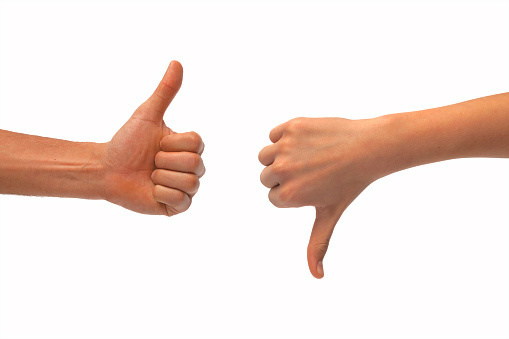
#> input picture CVND_Exercises/1_3_Types_of_Features_Image_Segmentation/images/thumbs_up_down.jpg, 509 x 339 px
$ jupyter execute --allow-errors '2. Contour detection and features.ipynb'   (shell and % lines are left out)   (older library calls are emulated)
#> lines starting #> are read from the running program, lines starting #| are printed output that depends on the picture; after the words box and inside, x2 and y2 are one past the last pixel; in counts of white or black regions, pixels touching at a corner belong together; long printed decimals are rounded
# Finding Contours

### Import resources and display image

[cell 1]
import numpy as np
import matplotlib.pyplot as plt
import cv2


# Read in the image
image = cv2.imread('images/thumbs_up_down.jpg')
#> image is the input picture: shape (339, 509, 3); mean B, G, R 221.7, 227.3, 242.6

# Change color to RGB (from BGR)
image = cv2.cvtColor(image, cv2.COLOR_BGR2RGB)

plt.imshow(image)

### Produce a binary image for finding contours

[cell 2]
# Convert to grayscale
gray = cv2.cvtColor(image,cv2.COLOR_RGB2GRAY)
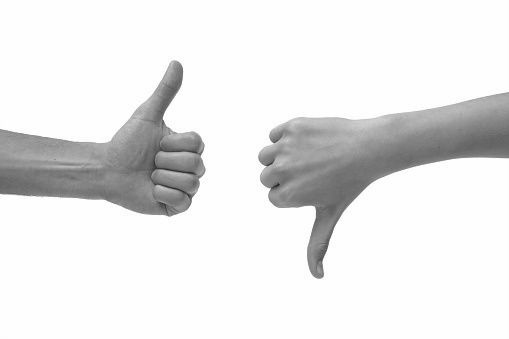
#> gray: shape (339, 509); min 32, max 255, mean 231.4

# Create a binary thresholded image
retval, binary = cv2.threshold(gray, 225, 255, cv2.THRESH_BINARY_INV)
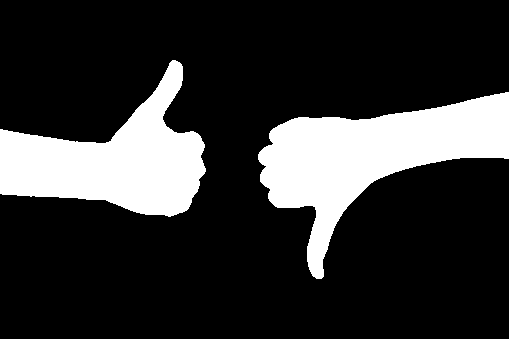
#> binary: shape (339, 509); 19.8% white; 2 white regions

plt.imshow(binary, cmap='gray')

### Find and draw the contours

[cell 3]
# Find contours from thresholded, binary image
retval, contours, hierarchy = cv2.findContours(binary, cv2.RETR_TREE, cv2.CHAIN_APPROX_SIMPLE)
#> contours = 2 contours; box (x1, y1, x2, y2) and area: (258, 92, 509, 279) 18140, (0, 60, 206, 217) 15366

# Draw all contours on a copy of the original image
contours_image = np.copy(image)
contours_image = cv2.drawContours(contours_image, contours, -1, (0,255,0), 3)
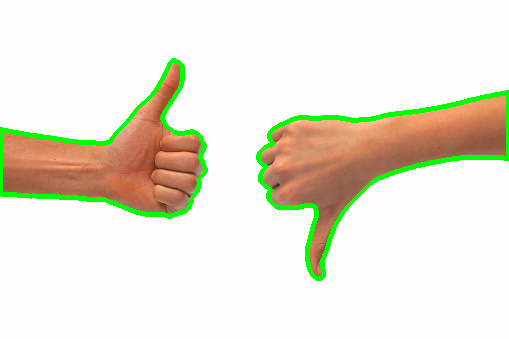
#> contours_image: shape (339, 509, 3); mean R, G, B 234.3, 230.1, 215.5

plt.imshow(contours_image)

## Contour Features

Every contour has a number of features that you can calculate, including the area of the contour, it's orientation (the direction that most of the contour is pointing in), it's perimeter, and many other properties outlined in [OpenCV documentation, here](http://opencv-python-tutroals.readthedocs.io/en/latest/py_tutorials/py_imgproc/py_contours/py_contour_properties/py_contour_properties.html).

In the next cell, you'll be asked to identify the orientations of both the left and right hand contours. The orientation should give you an idea of which hand has its thumb up and which one has its thumb down!

### Orientation

The orientation of an object is the angle at which an object is directed. To find the angle of a contour, you should first find an ellipse that fits the contour and then extract the `angle` from that shape.

```python
# Fit an ellipse to a contour and extract the angle from that ellipse
(x,y), (MA,ma), angle = cv2.fitEllipse(selected_contour)
```

**Orientation values**

These orientation values are in degrees measured from the x-axis. A value of zero means a flat line, and a value of 90 means that a contour is pointing straight up!

So, the orientation angles that you calculated for each contour should be able to tell us something about the general position of the hand. The hand with it's thumb up, should have a higher (closer to 90 degrees) orientation than the hand with it's thumb down.

### TODO: Find the orientation of each contour

[cell 4]
## TODO: Complete this function so that
## it returns the orientations of a list of contours
## The list should be in the same order as the contours
## i.e. the first angle should be the orientation of the first contour
def orientations(contours):
    """
    Orientation
    :param contours: a list of contours
    :return: angles, the orientations of the contours
    """

    # Create an empty list to store the angles in
    # Tip: Use angles.append(value) to add values to this list
    angles = []
    for selected_contour in contours:
        angles.append(cv2.fitEllipse(selected_contour)[2])
#> this loop made 2 passes
#> after the loop, angles = [61.36, 82.28]

    return angles


# ---------------------------------------------------------- #
# Print out the orientation values
angles = orientations(contours)
#> angles = [61.36, 82.28]
print('Angles of each contour (in degrees): ' + str(angles))
#| Angles of each contour (in degrees): [61.358, 82.276]
